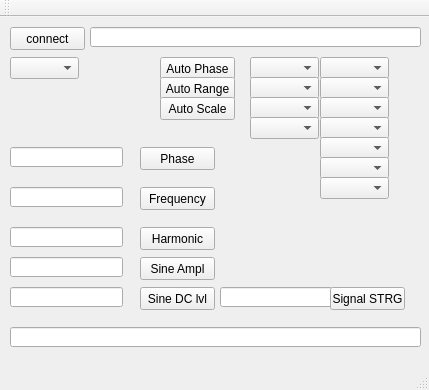
<?xml version="1.0" encoding="UTF-8"?>
<ui version="4.0">
 <class>MainWindow</class>
 <widget class="QMainWindow" name="MainWindow">
  <property name="geometry">
   <rect>
    <x>0</x>
    <y>0</y>
    <width>429</width>
    <height>390</height>
   </rect>
  </property>
  <property name="windowTitle">
   <string>MainWindow</string>
  </property>
  <widget class="QWidget" name="centralWidget">
   <widget class="QPushButton" name="pushButtonConnect">
    <property name="geometry">
     <rect>
      <x>10</x>
      <y>10</y>
      <width>75</width>
      <height>23</height>
     </rect>
    </property>
    <property name="text">
     <string>connect</string>
    </property>
   </widget>
   <widget class="QLineEdit" name="lineEditResponse">
    <property name="geometry">
     <rect>
      <x>90</x>
      <y>10</y>
      <width>331</width>
      <height>20</height>
     </rect>
    </property>
   </widget>
   <widget class="QLineEdit" name="lineEditPhase">
    <property name="geometry">
     <rect>
      <x>10</x>
      <y>130</y>
      <width>113</width>
      <height>20</height>
     </rect>
    </property>
   </widget>
   <widget class="QLineEdit" name="lineEditFrequency">
    <property name="geometry">
     <rect>
      <x>10</x>
      <y>170</y>
      <width>113</width>
      <height>20</height>
     </rect>
    </property>
   </widget>
   <widget class="QLineEdit" name="lineEditHarmonic">
    <property name="geometry">
     <rect>
      <x>10</x>
      <y>210</y>
      <width>113</width>
      <height>20</height>
     </rect>
    </property>
   </widget>
   <widget class="QPushButton" name="pushButtonPhase">
    <property name="geometry">
     <rect>
      <x>140</x>
      <y>130</y>
      <width>75</width>
      <height>23</height>
     </rect>
    </property>
    <property name="text">
     <string>Phase</string>
    </property>
   </widget>
   <widget class="QPushButton" name="pushButtonFrequency">
    <property name="geometry">
     <rect>
      <x>140</x>
      <y>170</y>
      <width>75</width>
      <height>23</height>
     </rect>
    </property>
    <property name="text">
     <string>Frequency</string>
    </property>
   </widget>
   <widget class="QPushButton" name="pushButtonHarmonic">
    <property name="geometry">
     <rect>
      <x>140</x>
      <y>210</y>
      <width>75</width>
      <height>23</height>
     </rect>
    </property>
    <property name="text">
     <string>Harmonic</string>
    </property>
   </widget>
   <widget class="QComboBox" name="comboBoxLockInAmplifierModel">
    <property name="geometry">
     <rect>
      <x>10</x>
      <y>40</y>
      <width>69</width>
      <height>22</height>
     </rect>
    </property>
   </widget>
   <widget class="QPushButton" name="pushButtonSineAmplitude">
    <property name="geometry">
     <rect>
      <x>140</x>
      <y>240</y>
      <width>75</width>
      <height>23</height>
     </rect>
    </property>
    <property name="text">
     <string>Sine Ampl</string>
    </property>
   </widget>
   <widget class="QLineEdit" name="lineEditSineAmplitude">
    <property name="geometry">
     <rect>
      <x>10</x>
      <y>240</y>
      <width>113</width>
      <height>20</height>
     </rect>
    </property>
   </widget>
   <widget class="QLineEdit" name="lineEditSineDCLevel">
    <property name="geometry">
     <rect>
      <x>10</x>
      <y>270</y>
      <width>113</width>
      <height>20</height>
     </rect>
    </property>
   </widget>
   <widget class="QPushButton" name="pushButtonSineDCLevel">
    <property name="geometry">
     <rect>
      <x>140</x>
      <y>270</y>
      <width>75</width>
      <height>23</height>
     </rect>
    </property>
    <property name="text">
     <string>Sine DC lvl</string>
    </property>
   </widget>
   <widget class="QPushButton" name="pushButtonAutoPhase">
    <property name="geometry">
     <rect>
      <x>160</x>
      <y>40</y>
      <width>75</width>
      <height>23</height>
     </rect>
    </property>
    <property name="text">
     <string>Auto Phase</string>
    </property>
   </widget>
   <widget class="QComboBox" name="comboBoxTimeConstant">
    <property name="geometry">
     <rect>
      <x>250</x>
      <y>40</y>
      <width>69</width>
      <height>22</height>
     </rect>
    </property>
   </widget>
   <widget class="QLineEdit" name="lineEditError">
    <property name="geometry">
     <rect>
      <x>10</x>
      <y>310</y>
      <width>411</width>
      <height>20</height>
     </rect>
    </property>
   </widget>
   <widget class="QComboBox" name="comboBoxRefSource">
    <property name="geometry">
     <rect>
      <x>320</x>
      <y>40</y>
      <width>69</width>
      <height>22</height>
     </rect>
    </property>
   </widget>
   <widget class="QComboBox" name="comboBoxRefTriggerMode">
    <property name="geometry">
     <rect>
      <x>250</x>
      <y>60</y>
      <width>69</width>
      <height>22</height>
     </rect>
    </property>
   </widget>
   <widget class="QComboBox" name="comboBoxRefTriggerOutput">
    <property name="geometry">
     <rect>
      <x>320</x>
      <y>60</y>
      <width>69</width>
      <height>22</height>
     </rect>
    </property>
   </widget>
   <widget class="QComboBox" name="comboBoxInputSignal">
    <property name="geometry">
     <rect>
      <x>250</x>
      <y>80</y>
      <width>69</width>
      <height>22</height>
     </rect>
    </property>
   </widget>
   <widget class="QComboBox" name="comboBoxInputVoltageMode">
    <property name="geometry">
     <rect>
      <x>320</x>
      <y>80</y>
      <width>69</width>
      <height>22</height>
     </rect>
    </property>
   </widget>
   <widget class="QPushButton" name="pushButtonAutoRange">
    <property name="geometry">
     <rect>
      <x>160</x>
      <y>60</y>
      <width>75</width>
      <height>23</height>
     </rect>
    </property>
    <property name="text">
     <string>Auto Range</string>
    </property>
   </widget>
   <widget class="QPushButton" name="pushButtonAutoScale">
    <property name="geometry">
     <rect>
      <x>160</x>
      <y>80</y>
      <width>75</width>
      <height>23</height>
     </rect>
    </property>
    <property name="text">
     <string>Auto Scale</string>
    </property>
   </widget>
   <widget class="QComboBox" name="comboBoxInputVoltageCoupling">
    <property name="geometry">
     <rect>
      <x>320</x>
      <y>100</y>
      <width>69</width>
      <height>22</height>
     </rect>
    </property>
   </widget>
   <widget class="QComboBox" name="comboBoxInputVoltageShields">
    <property name="geometry">
     <rect>
      <x>320</x>
      <y>120</y>
      <width>69</width>
      <height>22</height>
     </rect>
    </property>
   </widget>
   <widget class="QComboBox" name="comboBoxInputVoltageRange">
    <property name="geometry">
     <rect>
      <x>320</x>
      <y>140</y>
      <width>69</width>
      <height>22</height>
     </rect>
    </property>
   </widget>
   <widget class="QComboBox" name="comboBoxInputCurrentGain">
    <property name="geometry">
     <rect>
      <x>320</x>
      <y>160</y>
      <width>69</width>
      <height>22</height>
     </rect>
    </property>
   </widget>
   <widget class="QLineEdit" name="lineEditSignalStrength">
    <property name="geometry">
     <rect>
      <x>220</x>
      <y>270</y>
      <width>113</width>
      <height>20</height>
     </rect>
    </property>
   </widget>
   <widget class="QPushButton" name="pushButtonSignalStrength">
    <property name="geometry">
     <rect>
      <x>330</x>
      <y>270</y>
      <width>75</width>
      <height>23</height>
     </rect>
    </property>
    <property name="text">
     <string>Signal STRG</string>
    </property>
   </widget>
   <widget class="QComboBox" name="comboBoxSensivitity">
    <property name="geometry">
     <rect>
      <x>250</x>
      <y>100</y>
      <width>69</width>
      <height>22</height>
     </rect>
    </property>
   </widget>
  </widget>
  <widget class="QMenuBar" name="menuBar">
   <property name="geometry">
    <rect>
     <x>0</x>
     <y>0</y>
     <width>429</width>
     <height>21</height>
    </rect>
   </property>
  </widget>
  <widget class="QToolBar" name="mainToolBar">
   <attribute name="toolBarArea">
    <enum>TopToolBarArea</enum>
   </attribute>
   <attribute name="toolBarBreak">
    <bool>false</bool>
   </attribute>
  </widget>
  <widget class="QStatusBar" name="statusBar"/>
 </widget>
 <layoutdefault spacing="6" margin="11"/>
 <resources/>
 <connections/>
</ui>
